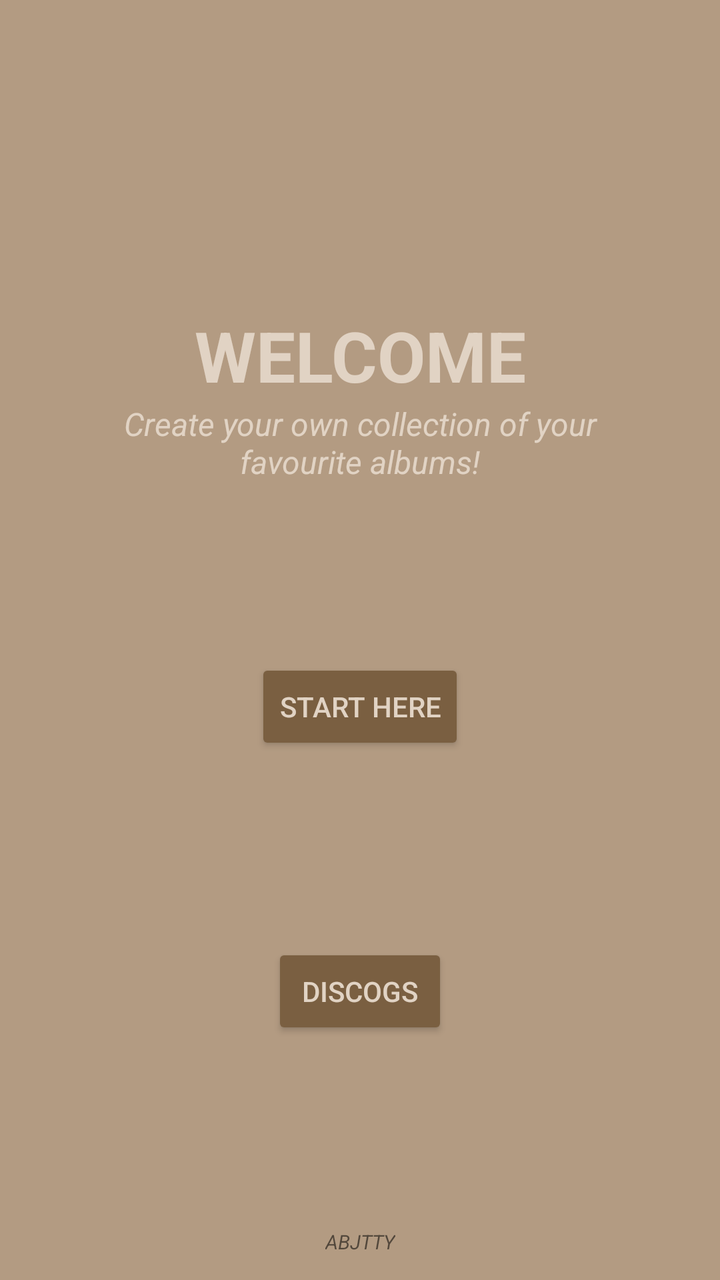
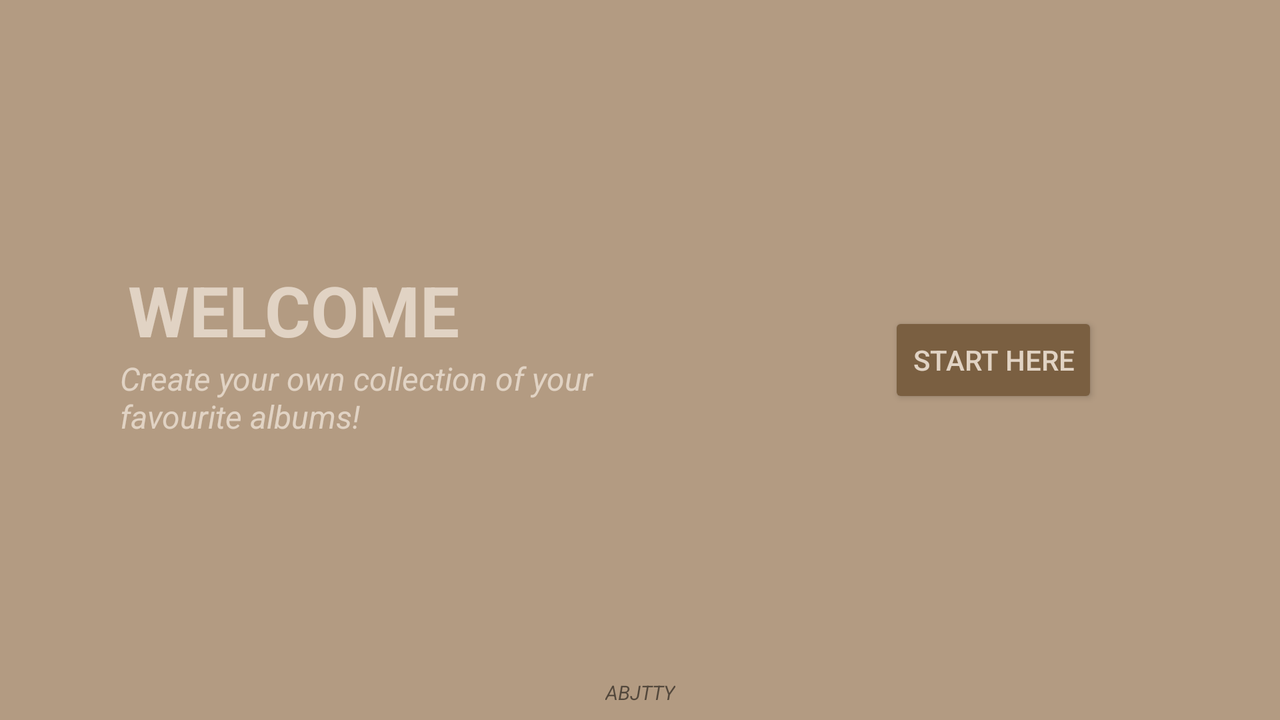

Two renders of one Android screen. The first uses the default layout on a phone; the second uses the alternative layout the repository ships for a different screen configuration, on a matching device. The two XML files are below.
<!-- AndroidManifest.xml: activity theme CustomTheme -->
<!-- res/layout/activity_main.xml -->
<?xml version="1.0" encoding="utf-8"?>
<androidx.constraintlayout.widget.ConstraintLayout xmlns:android="http://schemas.android.com/apk/res/android"
    xmlns:app="http://schemas.android.com/apk/res-auto"
    xmlns:tools="http://schemas.android.com/tools"
    android:layout_width="match_parent"
    android:layout_height="match_parent"
    android:background="@color/custom_background"
    tools:context=".MainActivity">

    <TextView
        android:id="@+id/textView"
        android:layout_width="wrap_content"
        android:layout_height="wrap_content"
        android:foregroundTint="#FFFFFF"
        android:text="WELCOME"
        android:textAlignment="center"
        android:textColor="@color/custom_text"
        android:textColorHighlight="#F1DEDE"
        android:textColorLink="#AFA1A1"
        android:textSize="35sp"
        android:textStyle="bold"
        app:layout_constraintBottom_toBottomOf="parent"
        app:layout_constraintEnd_toEndOf="parent"
        app:layout_constraintStart_toStartOf="parent"
        app:layout_constraintTop_toTopOf="parent"
        app:layout_constraintVertical_bias="0.26" />

    <TextView
        android:id="@+id/textView2"
        android:layout_width="250dp"
        android:layout_height="wrap_content"
        android:layout_marginStart="20dp"
        android:layout_marginEnd="20dp"
        android:text="Create your own collection of your favourite albums!"
        android:textAlignment="center"
        android:textColor="@color/custom_text"
        android:textColorHighlight="#F1DEDE"
        android:textSize="16sp"
        android:textStyle="italic"
        app:layout_constraintBottom_toBottomOf="parent"
        app:layout_constraintEnd_toEndOf="parent"
        app:layout_constraintStart_toStartOf="parent"
        app:layout_constraintTop_toBottomOf="@+id/textView"
        app:layout_constraintVertical_bias="0.0" />

    <Button
        android:id="@+id/openBtn"
        android:layout_width="wrap_content"
        android:layout_height="wrap_content"
        android:backgroundTint="@color/custom_button"
        android:text="START HERE"
        android:textColor="@color/custom_text"
        app:layout_constraintBottom_toBottomOf="parent"
        app:layout_constraintEnd_toEndOf="parent"
        app:layout_constraintStart_toStartOf="parent"
        app:layout_constraintTop_toBottomOf="@+id/textView2"
        app:layout_constraintVertical_bias="0.25" />

    <TextView
        android:id="@+id/textView3"
        android:layout_width="wrap_content"
        android:layout_height="wrap_content"
        android:text="ABJTTY"
        android:textSize="10sp"
        android:textStyle="italic"
        app:layout_constraintBottom_toBottomOf="parent"
        app:layout_constraintEnd_toEndOf="parent"
        app:layout_constraintStart_toStartOf="parent"
        app:layout_constraintTop_toBottomOf="@+id/openBtn"
        app:layout_constraintVertical_bias="0.95" />

    <Button
        android:id="@+id/openWebsiteBtn"
        android:layout_width="wrap_content"
        android:layout_height="wrap_content"
        android:backgroundTint="@color/custom_button"
        android:text="DISCOGS"
        android:textColor="@color/custom_text"
        app:layout_constraintBottom_toTopOf="@+id/textView3"
        app:layout_constraintEnd_toEndOf="parent"
        app:layout_constraintStart_toStartOf="parent"
        app:layout_constraintTop_toBottomOf="@+id/openBtn" />

</androidx.constraintlayout.widget.ConstraintLayout>
<!-- resources referenced by this layout -->
<resources>
  <color name="custom_background">#B39B82</color>
  <color name="custom_button">#7A5F41</color>
  <color name="custom_text">#E1D3C4</color>
  <style name="CustomTheme" parent="Theme.AppCompat.Light.NoActionBar">
          <item name="colorPrimary">@color/custom_colorPrimary</item>
          <item name="colorPrimaryDark">@color/custom_colorPrimaryDark</item>
          <item name="colorAccent">@color/custom_colorAccent</item>
      </style>
  <color name="custom_colorPrimary">#4C4033</color>
  <color name="custom_colorPrimaryDark">#332618</color>
  <color name="custom_colorAccent">#4C4033</color>
</resources>
<!-- res/layout-land/activity_main.xml (the repository's variant of the layout above) -->
<!-- drawn on the phone turned sideways -->
<?xml version="1.0" encoding="utf-8"?>
<androidx.constraintlayout.widget.ConstraintLayout xmlns:android="http://schemas.android.com/apk/res/android"
    xmlns:app="http://schemas.android.com/apk/res-auto"
    xmlns:tools="http://schemas.android.com/tools"
    android:layout_width="match_parent"
    android:layout_height="match_parent"
    android:background="@color/custom_background"
    tools:context=".MainActivity">

    <TextView
        android:id="@+id/textView"
        android:layout_width="wrap_content"
        android:layout_height="wrap_content"
        android:foregroundTint="#FFFFFF"
        android:text="WELCOME"
        android:textAlignment="center"
        android:textColor="@color/custom_text"
        android:textColorHighlight="#F1DEDE"
        android:textColorLink="#AFA1A1"
        android:textSize="35sp"
        android:textStyle="bold"
        app:layout_constraintBottom_toBottomOf="parent"
        app:layout_constraintEnd_toStartOf="@+id/openBtn"
        app:layout_constraintHorizontal_bias="0.23"
        app:layout_constraintStart_toStartOf="parent"
        app:layout_constraintTop_toTopOf="parent"
        app:layout_constraintVertical_bias="0.42000002" />

    <TextView
        android:id="@+id/textView2"
        android:layout_width="250dp"
        android:layout_height="wrap_content"
        android:text="Create your own collection of your favourite albums!"
        android:textAlignment="textStart"
        android:textColor="@color/custom_text"
        android:textColorHighlight="#F1DEDE"
        android:textSize="16sp"
        android:textStyle="italic"
        app:layout_constraintBottom_toBottomOf="parent"
        app:layout_constraintEnd_toStartOf="@+id/openBtn"
        app:layout_constraintHorizontal_bias="0.309"
        app:layout_constraintStart_toStartOf="parent"
        app:layout_constraintTop_toBottomOf="@+id/textView"
        app:layout_constraintVertical_bias="0.0" />

    <Button
        android:id="@+id/openBtn"
        android:layout_width="wrap_content"
        android:layout_height="wrap_content"
        android:backgroundTint="@color/custom_button"
        android:text="START HERE"
        android:textColor="@color/custom_text"
        app:layout_constraintBottom_toBottomOf="parent"
        app:layout_constraintEnd_toEndOf="parent"
        app:layout_constraintHorizontal_bias="0.83"
        app:layout_constraintStart_toStartOf="parent"
        app:layout_constraintTop_toTopOf="parent" />

    <TextView
        android:id="@+id/textView3"
        android:layout_width="wrap_content"
        android:layout_height="wrap_content"
        android:text="ABJTTY"
        android:textSize="10sp"
        android:textStyle="italic"
        app:layout_constraintBottom_toBottomOf="parent"
        app:layout_constraintEnd_toEndOf="parent"
        app:layout_constraintStart_toStartOf="parent"
        app:layout_constraintTop_toBottomOf="@+id/openBtn"
        app:layout_constraintVertical_bias="0.95" />
</androidx.constraintlayout.widget.ConstraintLayout>
